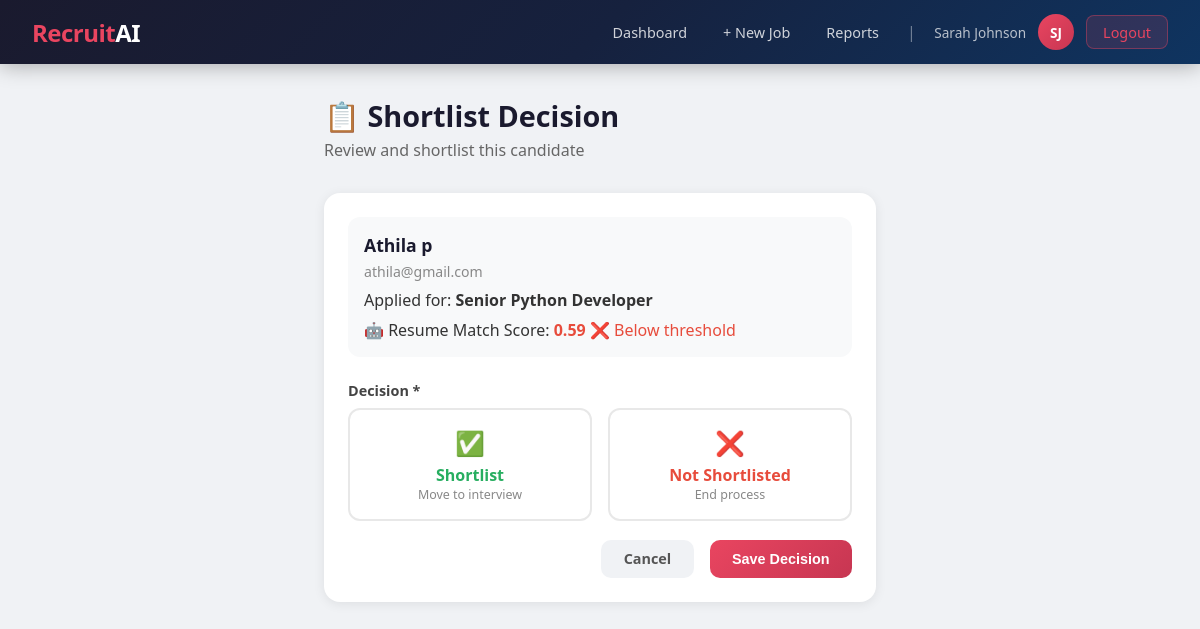
The app's page /hr/applications/5/shortlist/ (signed in), older data.
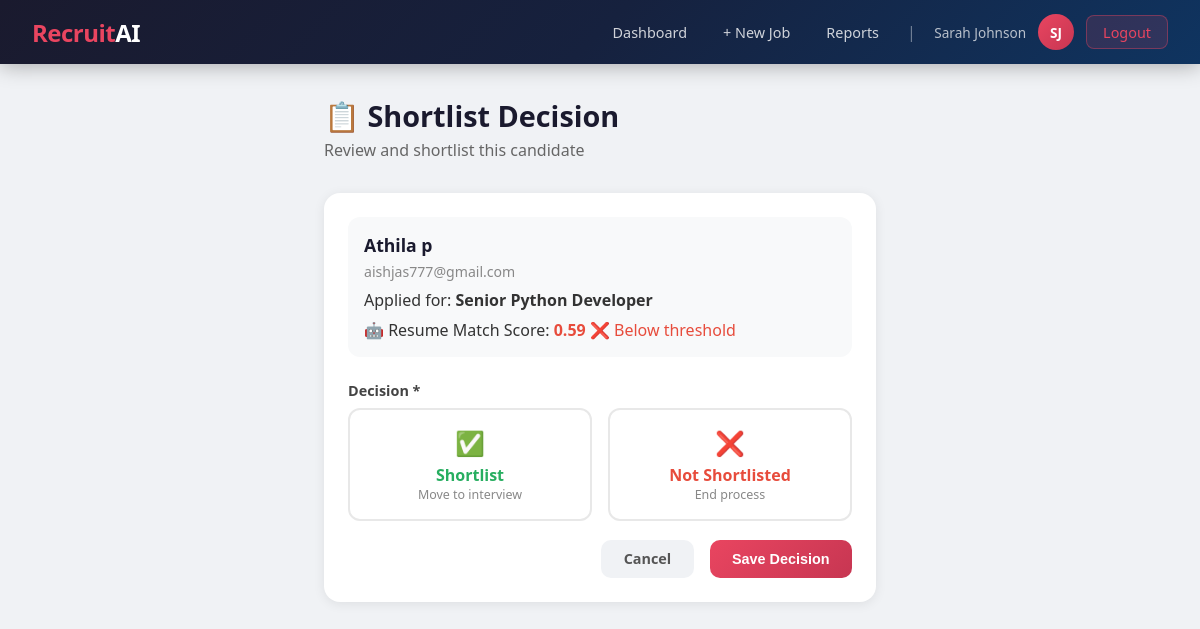
The same page, newer data.
### core/models.py (models this page shows, shortened)
class Application(models.Model):
    STATUS_CHOICES = [
        ('applied', 'Applied'),
        ('not_shortlisted', 'Not Shortlisted'),
        ('shortlisted', 'Shortlisted'),
        ('technical_scheduled', 'Technical Interview Scheduled'),
        ('technical_completed', 'Technical Interview Completed'),
        ('hr_scheduled', 'HR Interview Scheduled'),
        ('hr_completed', 'HR Interview Completed'),
        ('system_recommended', 'System Recommended'),
        ('selected', 'Selected'),
        ('rejected', 'Rejected'),
    ]
    RECOMMENDATION_CHOICES = [
        ('selected', 'Selected'),
        ('rejected', 'Rejected'),
    ]
    job = models.ForeignKey(
        Job,
        on_delete=models.CASCADE,
        related_name='applications'
    )
    candidate = models.ForeignKey(
        User,
        on_delete=models.CASCADE,
        related_name='applications'
    )
    resume = models.FileField(
        upload_to='resumes/'
    )
    resume_text = models.TextField(
        blank=True
    )
    status = models.CharField(
        max_length=30,
        choices=STATUS_CHOICES,
        default='applied',
        null=False,
        blank=False
    )
    rank = models.IntegerField(
        null=True,
        blank=True
    )
    applied_at = models.DateTimeField(
        auto_now_add=True
    )
    updated_at = models.DateTimeField(
        auto_now=True
    )
    resume_score = models.FloatField(
        null=True,
        blank=True
    )
    missing_skills = models.TextField(
        blank=True
    )
    rejection_reason = models.TextField(
        blank=True
    )
    technical_date = models.DateField(
        null=True,
        blank=True
    )
    technical_time = models.TimeField(
        null=True,
        blank=True
    )
    technical_interviewer = models.CharField(
        max_length=100,
        blank=True
    )
    technical_score = models.FloatField(
        null=True,
        blank=True
    )
    technical_attended = models.BooleanField(
        null=True,
        blank=True
    )
    technical_feedback = models.TextField(
        blank=True
    )
    hr_date = models.DateField(
        null=True,
        blank=True
    )
    hr_time = models.TimeField(
        null=True,
        blank=True
    )
    hr_interviewer = models.CharField(
        max_length=100,
        blank=True
    )
    hr_score = models.FloatField(
        null=True,
        blank=True
    )
    hr_attended = models.BooleanField(
        null=True,
        blank=True
    )
    hr_feedback = models.TextField(
        blank=True
    )
    final_score = models.FloatField(
        null=True,
        blank=True
    )
    system_recommendation = models.CharField(
        max_length=10,
        choices=RECOMMENDATION_CHOICES,
        null=True,
        blank=True
    )
    final_decision = models.CharField(
        max_length=10,
        choices=RECOMMENDATION_CHOICES,
        null=True,
        blank=True
    )
    hr_decision_notes = models.TextField(
        blank=True
    )
    class Meta:
        unique_together = ('job', 'candidate')
        ordering = ['-resume_score']

class Job(models.Model):
    hr = models.ForeignKey(
        User,
        on_delete=models.CASCADE,
        related_name='jobs'
    )
    title = models.CharField(
        max_length=200
    )
    required_skills = models.TextField(
        help_text="Comma-separated skills"
    )
    required_experience = models.CharField(
        max_length=100
    )
    description = models.TextField()
    start_date = models.DateField(
        null=True,
        blank=True
    )
    end_date = models.DateField(
        null=True,
        blank=True
    )
    created_at = models.DateTimeField(
        auto_now_add=True
    )
    updated_at = models.DateTimeField(
        auto_now=True
    )

### core/views.py (the view)
    @login_required
    def wrapper(request, *args, **kwargs):
        if not hasattr(request.user, 'profile') or not request.user.profile.is_hr():
            messages.error(request, "Access denied. HR only.")
            return redirect('dashboard')
        return func(request, *args, **kwargs)

### core/models.py (called while the page is built)
    def is_hr(self):
        return self.role == 'hr'

### core/views.py (called while the page is built)
def require_hr(func):
    @login_required
    def wrapper(request, *args, **kwargs):
        if not hasattr(request.user, 'profile') or not request.user.profile.is_hr():
            messages.error(request, "Access denied. HR only.")
            return redirect('dashboard')
        return func(request, *args, **kwargs)
    wrapper.__name__ = func.__name__
    return wrapper

@require_hr
def shortlist_candidate(request, pk):
    application = get_object_or_404(Application, pk=pk, job__hr=request.user)
    if request.method == 'POST':
        form = ShortlistForm(request.POST, instance=application)
        if form.is_valid():
            form.save()
            messages.success(request, f"Status updated to: {application.get_status_display()}")
            return redirect('job_applicants', pk=application.job.pk)
    else:
        form = ShortlistForm(instance=application)
    return render(request, 'core/shortlist.html', {
        'application': application,
        'form': form
    })

### core/templates/core/shortlist.html (shortened to what this page needs)
{% extends 'core/base.html' %}
{% block content %}
<div class="container" style="max-width:600px;">
    <div class="page-header">
        <h1>📋 Shortlist Decision</h1>
        <p>Review and shortlist this candidate</p>
    </div>
    <div class="card">
        <div style="background:#f8f9fa; border-radius:12px; padding:1rem; margin-bottom:1.5rem;">
            <div style="font-weight:700; font-size:1.1rem; color:#1a1a2e;">
                {{ application.candidate.get_full_name|default:application.candidate.username }}
            </div>
            <div style="color:#888; font-size:0.88rem; margin-top:0.3rem;">{{ application.candidate.email }}</div>
            <div style="margin-top:0.5rem;">
                Applied for: <strong>{{ application.job.title }}</strong>
            </div>
            {% if application.resume_score is not None %}
            <div style="margin-top:0.5rem;">
                🤖 Resume Match Score:
                <strong style="color:{% if application.resume_score >= 0.6 %}#27ae60{% else %}#e74c3c{% endif %}">
                    {{ application.resume_score|floatformat:2 }}
                </strong>
                {% if application.resume_score >= 0.6 %}
                <span style="color:#27ae60;">✅ Above threshold</span>
                {% else %}
                <span style="color:#e74c3c;">❌ Below threshold</span>
                {% endif %}
            </div>
            {% endif %}
        </div>
        <form method="post">
            <div class="form-group">
                <label class="form-label">Decision *</label>
                <div style="display:flex; gap:1rem; margin-top:0.5rem;">
                    <label style="flex:1; cursor:pointer; padding:1rem; border:2px solid #e8e8e8; border-radius:12px; text-align:center; transition:all 0.2s;">
                        <div style="font-size:1.5rem;">✅</div>
                        <div style="font-weight:600; color:#27ae60; margin-top:0.3rem;">Shortlist</div>
                        <div style="font-size:0.78rem; color:#888;">Move to interview</div>
                    </label>
                    <label style="flex:1; cursor:pointer; padding:1rem; border:2px solid #e8e8e8; border-radius:12px; text-align:center; transition:all 0.2s;">
                        <div style="font-size:1.5rem;">❌</div>
                        <div style="font-weight:600; color:#e74c3c; margin-top:0.3rem;">Not Shortlisted</div>
                        <div style="font-size:0.78rem; color:#888;">End process</div>
                    </label>
                </div>
            </div>
            <div style="display:flex; gap:1rem; justify-content:flex-end; margin-top:1rem;">
                <a href="{% url 'job_applicants' application.job.pk %}" class="btn btn-secondary">Cancel</a>
                <button type="submit" class="btn btn-primary">Save Decision</button>
            </div>
        </form>
    </div>
</div>
{% endblock %}

Row changes from the older to the newer data that the page shows:
changed Application "Athila p": candidate.email "athila@gmail.com" → "aishjas777@gmail.com"
